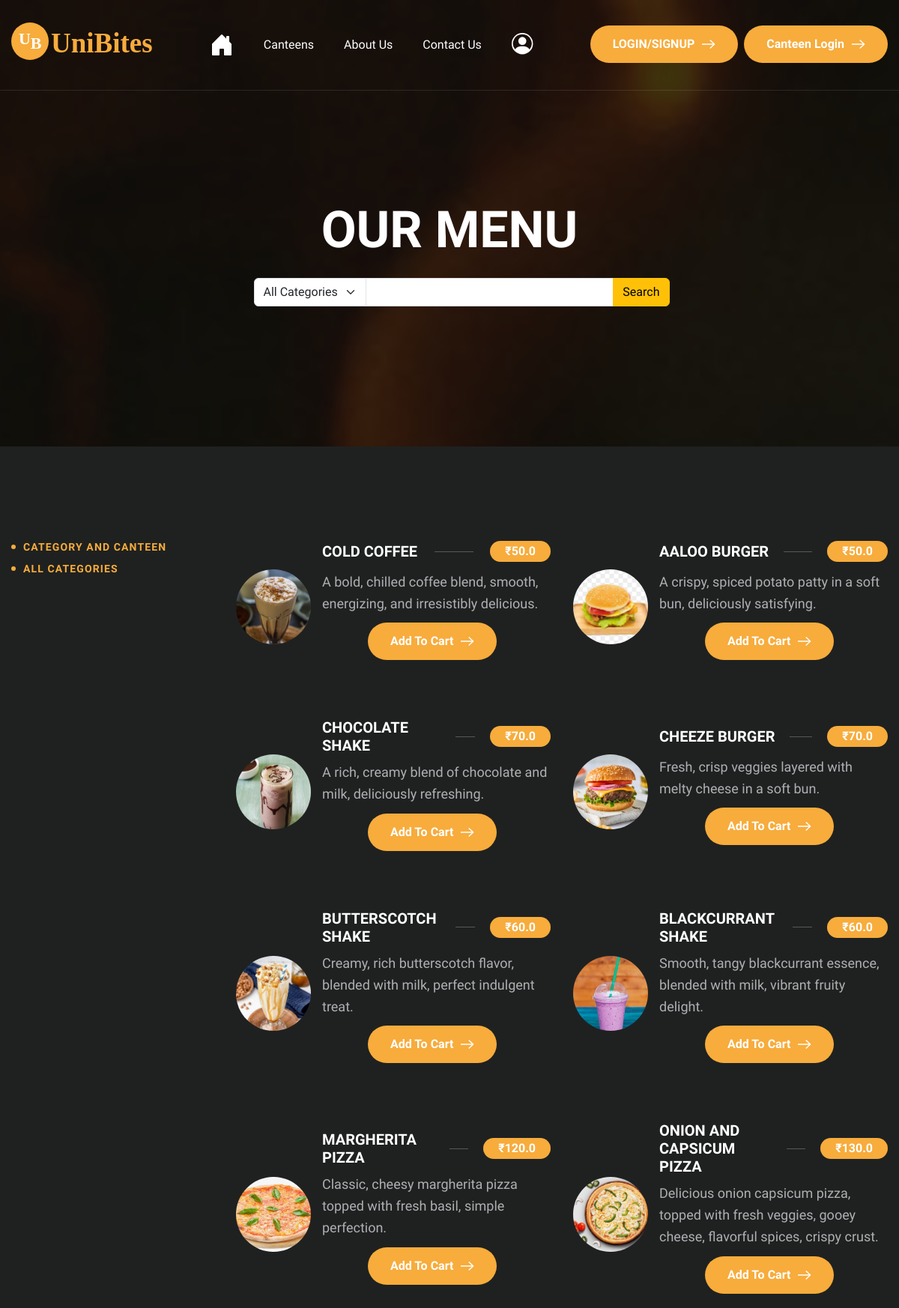
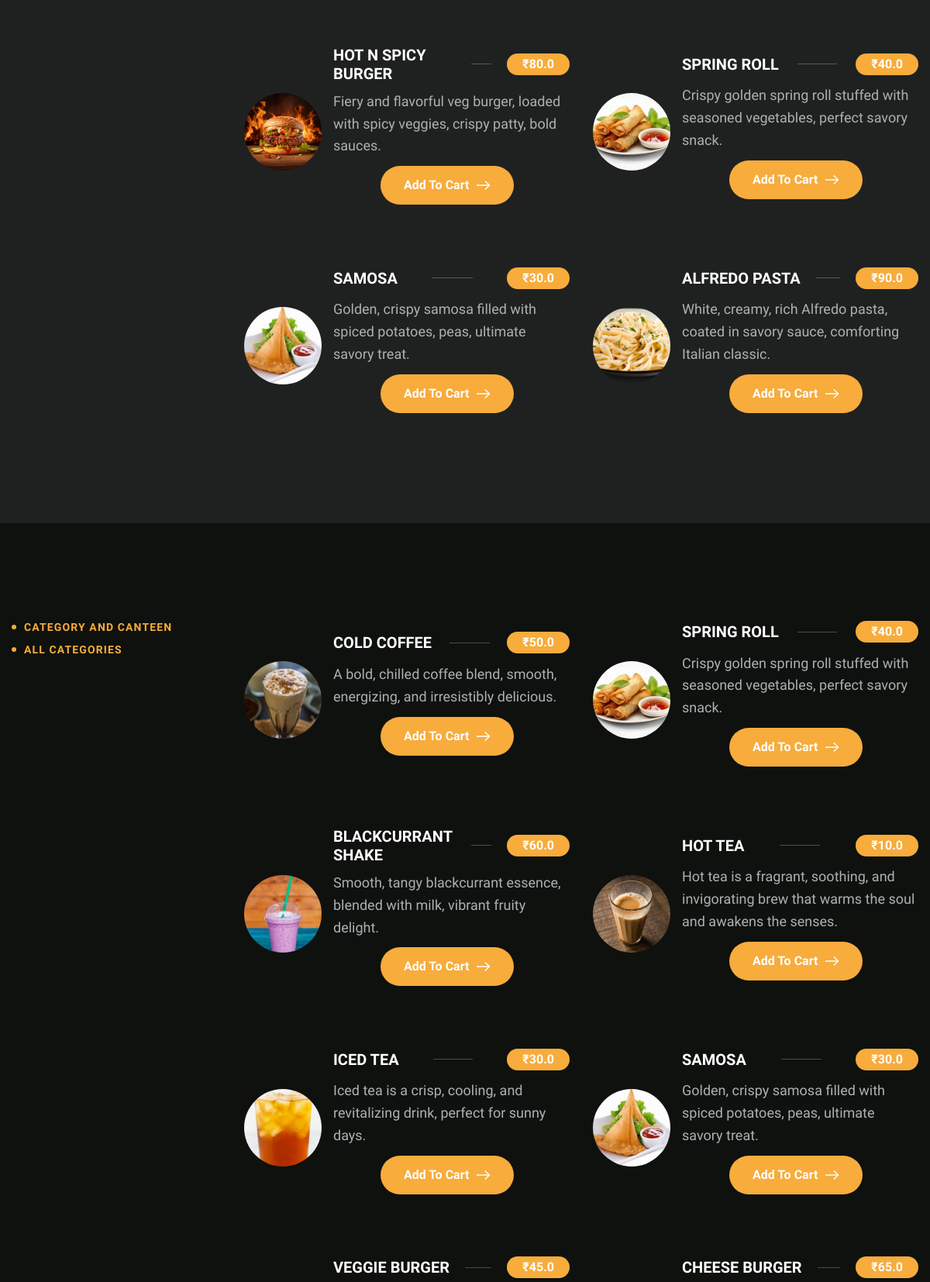
The app's page /searched_menu (upper part) with its own data (2 pictures, top to bottom).
### Unibites/models.py (models this page shows)
class FoodItem(models.Model):
    avail_choice = [
        ("1", "Available"),
        ("0", "Not Available")
    ]
    name = models.CharField(max_length=100)
    description = models.TextField()
    image = models.FileField(upload_to='foodIMGS/', null=True, default=None)
    price = models.FloatField()
    discount = models.IntegerField(null=True, default="NA")
    availability = models.CharField(choices=avail_choice, default="1", max_length=1)
    category = models.ForeignKey(Category, on_delete=models.CASCADE)
    canteen = models.ForeignKey(Canteen, on_delete=models.CASCADE)
    class Meta:
        db_table = 'foodItem'
        verbose_name="foodItem"
        verbose_name_plural="foodItems"

### Unibites/views.py (the view)
def searched_menu(request):
    query = request.GET.get('q', '')
    category_id = request.GET.get('category', '')
    food_items = FoodItem.objects.select_related('category', 'canteen').all()
    selected_category_obj = None
    if query:
        food_items = food_items.filter(name__icontains=query)
    if category_id:
        food_items = food_items.filter(category_id=category_id)
        try:
            selected_category_obj = Category.objects.get(id=category_id)
        except Category.DoesNotExist:
            selected_category_obj = None
    grouped_by_canteen = defaultdict(list)
    for item in food_items:
        grouped_by_canteen[item.canteen.name].append(item)
    context = {
        'grouped_items': grouped_by_canteen.items(),
        'categories': Category.objects.all(),
        'selected_category': category_id,
        'selected_category_name': selected_category_obj.name if selected_category_obj else "All Categories",
         'search_query': request.GET.get('q', ''),
    }
    return render(request, 'SearchedMenu.html', context)

### templates/SearchedMenu.html (shortened to what this page needs)
{% extends 'LAYOUT.html' %}
{% load static %}
{% block mainContent %}
<div class="page-header parallaxie">
    <div class="container">
        <div class="row">
            <div class="col-lg-12">
                <div class="page-header-box">
                    <h1 class="text-anime-style-2" data-cursor="-opaque">Our Menu</h1>
                </div>
            </div>
        </div>
        <div class="container m-3">
            <div class="row justify-content-center">
                <div class="col-md-6">
                    <form method="get" action="{% url 'searched_menu' %}">
                        <div class="input-group mb-3">
                            <select class="form-select" name="category" style="max-width: 150px;">
                                <option value="" selected>{{ selected_category_name }}</option>
                            </select>
                            <input type="text" class="form-control" name="q" value="{{ search_query }}">
                            <button class="btn btn-warning" type="submit">Search</button>
                        </div>
                    </form>
                </div>
            </div>
        </div>
    </div>
</div>
<div class="our-food-menu">
    <div class="our-food-menu">
        {% for canteen_name, items in grouped_items %}
            <div class="food-menu-item" id="{{ canteen_name }}">
                <div class="container my-4">
                    <div class="row">
                        <div class="col-lg-3">
                            <div class="food-menu-sidebar">
                                <div class="section-title">
                                    <h3 class="wow fadeInUp">Category and Canteen</h3>
                                    <h3 class="wow fadeInUp">{{ selected_category_name }}</h3>
                                    <h2 class="text-anime-style-2" data-cursor="-opaque">{{ canteen_name }}</h2>
                                </div>
                            </div>
                        </div>
                        <div class="col-lg-9">
                            <div class="our-menu-list">
                                {% for item in items %}
                                    <div class="our-menu-item wow fadeInUp">
                                        <div class="our-menu-image">
                                            <figure>
                                                <img src="/static/media/{{ item.image }}" alt="">
                                            </figure>
                                        </div>
                                        <div class="menu-item-body">
                                            <div class="menu-item-title">
                                                <h3>{{ item.name }}</h3>
                                                <hr>
                                                <span>₹{{ item.price }}</span>
                                            </div>
                                            <div class="menu-item-content">
                                                <p>{{ item.description }}</p>
                                            </div>
                                            <div class="btn">
                                                {% if 'user' in request.session %}
                                                    <form class="add-to-cart-form" data-food-id="{{ item.id }}">
                                                        {% csrf_token %}
                                                        <button type="button"
                                                                class="btn-default mx-5 my-1 add-to-cart-btn">
                                                            Add To Cart
                                                        </button>
                                                    </form>
                                                {% else %}
                                                    <a href="{% url 'loginPage' %}" type="button"
                                                       class="btn-default mx-5 my-1 add-to-cart-btn">
                                                        Add To Cart
                                                    </a>
                                                {% endif %}
                                            </div>
                                        </div>
                                    </div>
                                {% endfor %}
                            </div>
                        </div>
                    </div>
                </div>
            </div>
        {% endfor %}
    </div>
</div>
{% endblock %}

### templates/LAYOUT.html (shortened to what this page needs)
<!DOCTYPE html>
<html lang="zxx">
<head>
    {% load static %}
    <link href="{% static 'css/bootstrap.min.css' %}" rel="stylesheet" media="screen">
    <link href="{% static 'css/slicknav.min.css' %}" rel="stylesheet">
    <link rel="stylesheet" href="{% static 'css/swiper-bundle.min.css' %}">
    <link href="{% static 'css/all.min.css' %}" rel="stylesheet" media="screen">
    <link href="{% static 'css/animate.css' %}" rel="stylesheet">
    <link rel="stylesheet" href="{% static 'css/magnific-popup.css' %}">
    <link rel="stylesheet" href="{% static 'css/mousecursor.css' %}">
    <link href="{% static 'css/custom.css' %}" rel="stylesheet" media="screen">
</head>
<body>
<header class="main-header">
    <div class="header-sticky">
        {% if request.session.user %}
            <nav class="navbar navbar-expand-lg">
                <div class="container">
                    <a class="navbar-brand" href="{% url 'index' %}">
                        <img src="{% static 'images/logo.svg' %}" alt="Logo">
                    </a>
                    <div class="collapse navbar-collapse main-menu">
                        <div class="nav-menu-wrapper">
                            <ul class="navbar-nav mr-auto" id="menu">
                                <li class="nav-item">
                                    <a class="nav-link" href="{% url 'index' %}">
                                        <img src="{% static 'images/house-door-fill.svg' %}" alt="Home"
                                             style="width: 32px; height: 32px;">
                                    </a>
                                </li>
                                <li class="nav-item">
                                    <a class="nav-link" href="{% url 'ViewCanteen' %}">Canteens</a>
                                </li>
                                <li class="nav-item">
                                    <a class="nav-link" href="{% url 'mess' %}">Mess</a>
                                </li>
                                <li class="nav-item">
                                    <a class="nav-link" href="{% url 'myOrders' %}">My Orders</a>
                                </li>
                                <li class="nav-item">
                                    <a class="nav-link" href="{% url 'AddToCartPage' %}">View Cart </a>
                                </li>
                                <li class="nav-item">
                                    <a class="nav-link" href="{% url 'about' %}">About Us </a>
                                </li>
                                <li class="nav-item">
                                    <a class="nav-link" href="#">
                                        <img src="{% static 'images/person-circle.svg' %}" alt=""
                                             style="width: 32px; height: 32px;">
                                    </a>
                                    <ul>
                                        <li class="nav-item"><a class="nav-link" href="{% url 'changePassPage' %}">Change
                                            Password</a></li>
                                        <li class="nav-item"><a class="nav-link" href="{% url 'editProfilePage' %}">Edit
                                            Profile</a></li>
                                        <li class="nav-item"><a href="{% url 'logoutUser' %}" class="nav-link">Logout</a></li>
                                    </ul>
                                </li>
                            </ul>
                        </div>
                        <div class="header-btn">
                            <a href="{% url 'logoutUser' %}" class="btn-default">LOGOUT</a>
                        </div>
                    </div>
                    <div class="navbar-toggle"></div>
                </div>
            </nav>
            <div class="responsive-menu"></div>
        {% else %}
            <nav class="navbar navbar-expand-lg">
                <div class="container">
                    <a class="navbar-brand" href="{% url 'index' %}">
                        <img src="{% static 'images/logo.svg' %}" alt="Logo">
                    </a>
                    <div class="collapse navbar-collapse main-menu">
                        <div class="nav-menu-wrapper">
                            <ul class="navbar-nav mr-auto" id="menu">
                                <li class="nav-item">
                                    <a class="nav-link" href="{% url 'index' %}">
                                    <img src="{% static 'images/house-door-fill.svg' %}" alt="Home"
                                             style="width: 32px; height: 32px;">
                                    </a>
                                </li>
                                <li class="nav-item">
                                    <a class="nav-link" href="{% url 'ViewCanteen' %}">Canteens</a>
                                </li>
                                <li class="nav-item">
                                    <a class="nav-link" href="{% url 'about' %}">About Us</a>
                                </li>
                                <li class="nav-item">
                                    <a class="nav-link" href="{% url 'contactUs' %}">Contact Us</a>
                                </li>
                                <li class="nav-item">
                                    <a class="nav-link" href="#">
                                        <img src="{% static 'images/person-circle.svg' %}" alt=""
                                             style="width: 32px; height: 32px;">
                                    </a>
                                </li>
                            </ul>
                        </div>
                        <div class="header-btn">
                            <a href="{% url 'loginPage' %}" class="btn-default mx-2">LOGIN/SIGNUP</a>
                        </div>
                        <div class="header-btn">
                            <a href="{% url 'CanteenPage' %}" class="btn-default">Canteen Login</a>
                        </div>
                    </div>
                </div>
            </nav>
        {% endif %}
    </div>
</header>
{% block mainContent %}
{% endblock %}
</body>
</html>

### records on screen
FoodItem: selected_category_name "ALL CATEGORIES", image (picture), name "COLD COFFEE", price "50.0", description "A bold, chilled coffee blend, smooth, energizing, and irresistibly delicious.", shows "Add To Cart"
FoodItem: image (picture), name "AALOO BURGER", price "50.0", description "A crispy, spiced potato patty in a soft bun, deliciously satisfying.", shows "Add To Cart"
FoodItem: image (picture), name "CHOCOLATE SHAKE", price "70.0", description "A rich, creamy blend of chocolate and milk, deliciously refreshing.", shows "Add To Cart"
FoodItem: image (picture), name "CHEEZE BURGER", price "70.0", description "Fresh, crisp veggies layered with melty cheese in a soft bun.", shows "Add To Cart"
FoodItem: image (picture), name "BUTTERSCOTCH SHAKE", price "60.0", description "Creamy, rich butterscotch flavor, blended with milk, perfect indulgent treat.", shows "Add To Cart"
FoodItem: image (picture), name "BLACKCURRANT SHAKE", price "60.0", description "Smooth, tangy blackcurrant essence, blended with milk, vibrant fruity delight.", shows "Add To Cart"
FoodItem: image (picture), name "MARGHERITA PIZZA", price "120.0", description "Classic, cheesy margherita pizza topped with fresh basil, simple perfection.", shows "Add To Cart"
FoodItem: image (picture), name "ONION AND CAPSICUM PIZZA", price "130.0", description "Delicious onion capsicum pizza, topped with fresh veggies, gooey cheese, flavorful spices, crispy crust.", shows "Add To Cart"
FoodItem: image (picture), name "HOT N SPICY BURGER", price "80.0", description "Fiery and flavorful veg burger, loaded with spicy veggies, crispy patty, bold sauces.", shows "Add To Cart"
FoodItem: image (picture), name "SPRING ROLL", price "40.0", description "Crispy golden spring roll stuffed with seasoned vegetables, perfect savory snack.", shows "Add To Cart"
FoodItem: image (picture), name "SAMOSA", price "30.0", description "Golden, crispy samosa filled with spiced potatoes, peas, ultimate savory treat.", shows "Add To Cart"
FoodItem: image (picture), name "ALFREDO PASTA", price "90.0", description "White, creamy, rich Alfredo pasta, coated in savory sauce, comforting Italian classic.", shows "Add To Cart"
FoodItem: selected_category_name "ALL CATEGORIES", image (picture), name "COLD COFFEE", price "50.0", description "A bold, chilled coffee blend, smooth, energizing, and irresistibly delicious.", shows "Add To Cart"
FoodItem: image (picture), name "SPRING ROLL", price "40.0", description "Crispy golden spring roll stuffed with seasoned vegetables, perfect savory snack.", shows "Add To Cart"
FoodItem: image (picture), name "BLACKCURRANT SHAKE", price "60.0", description "Smooth, tangy blackcurrant essence, blended with milk, vibrant fruity delight.", shows "Add To Cart"
FoodItem: image (picture), name "HOT TEA", price "10.0", description "Hot tea is a fragrant, soothing, and invigorating brew that warms the soul and awakens the senses.", shows "Add To Cart"
FoodItem: image (picture), name "ICED TEA", price "30.0", description "Iced tea is a crisp, cooling, and revitalizing drink, perfect for sunny days.", shows "Add To Cart"
FoodItem: image (picture), name "SAMOSA", price "30.0", description "Golden, crispy samosa filled with spiced potatoes, peas, ultimate savory treat.", shows "Add To Cart"
FoodItem: name "VEGGIE BURGER", price "45.0"
FoodItem: name "CHEESE BURGER", price "65.0"

### other values on screen
form field category "All Categories"
